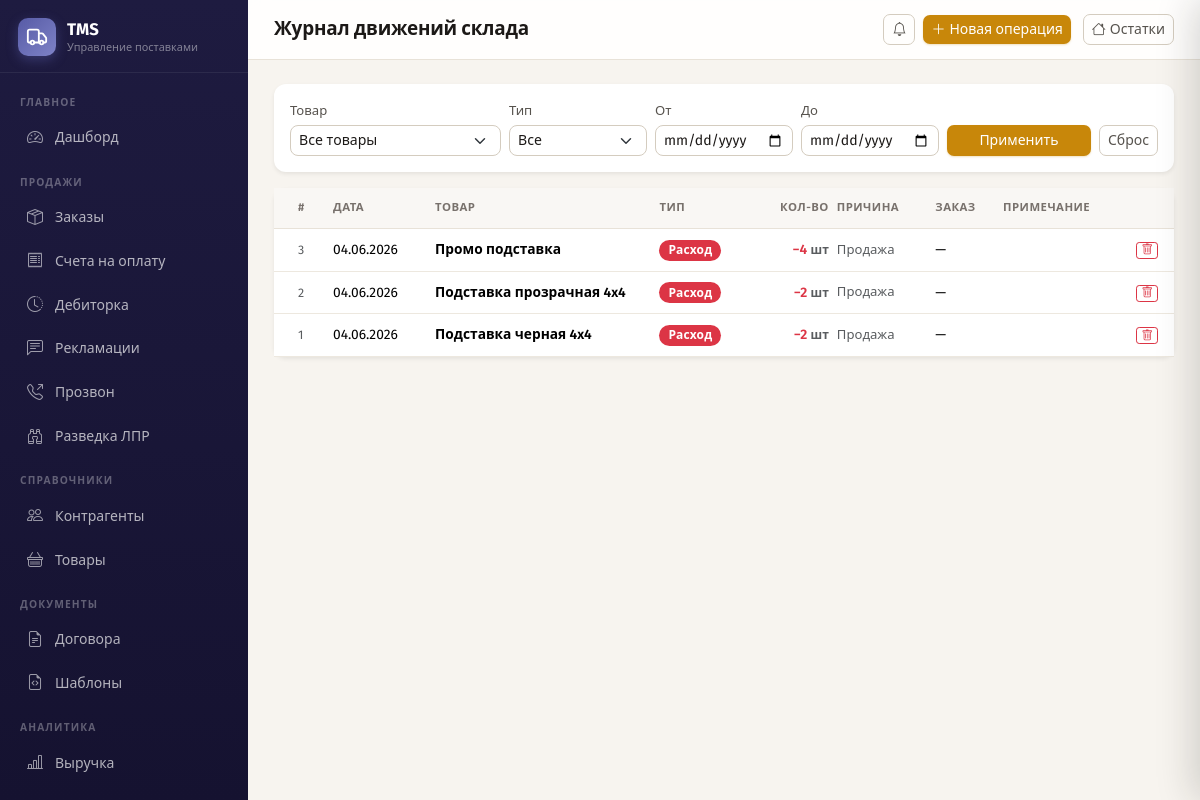
The app's page /warehouse/journal (signed in) with its own data.
### app/models.py (models this page shows)
class StockMovement(Base):
    __tablename__ = "stock_movements"
    id = Column(Integer, primary_key=True)
    product_id = Column(Integer, ForeignKey("products.id"), nullable=False)
    movement_type = Column(String(20), nullable=False)  # in / out / adjustment
    quantity = Column(Float, nullable=False)             # всегда > 0
    date = Column(Date, nullable=False)
    reason = Column(String(200))   # Поставка / Продажа / Списание / Корректировка
    order_id = Column(Integer, ForeignKey("orders.id"))
    notes = Column(Text)
    created_by_id = Column(Integer, ForeignKey("users.id"))
    created_at = Column(DateTime, server_default=func.now())
    product = relationship("Product", back_populates="stock_movements")
    order = relationship("Order")
    created_by = relationship("User")

class Product(Base):
    __tablename__ = "products"
    id = Column(Integer, primary_key=True, index=True)
    name = Column(String(200), nullable=False)
    article = Column(String(50))
    unit = Column(String(20), default="шт")       # единица на складе
    sale_unit = Column(String(20))               # единица в заказах/счетах (если отличается)
    units_per_box = Column(Integer, default=1)   # сколько sale_unit в 1 складской единице
    price = Column(Float, default=0.0)
    vat_rate = Column(Float, default=20.0)
    description = Column(Text)
    is_active = Column(Boolean, default=True)
    created_at = Column(DateTime, server_default=func.now())
    min_stock = Column(Float, default=0.0)
    initial_stock = Column(Float, default=0.0)
    order_items = relationship("OrderItem", back_populates="product")
    stock_movements = relationship("StockMovement", back_populates="product")

### app/routers/warehouse.py (the view)
@router.get("/journal", response_class=HTMLResponse)
@login_required
async def journal(
    request: Request,
    product_id: int = 0,
    mtype: str = "",
    date_from: str = "",
    date_to: str = "",
    db: Session = Depends(get_db),
):
    q = db.query(StockMovement).order_by(StockMovement.date.desc(), StockMovement.id.desc())
    if product_id:
        q = q.filter(StockMovement.product_id == product_id)
    if mtype:
        q = q.filter(StockMovement.movement_type == mtype)
    if date_from:
        try:
            q = q.filter(StockMovement.date >= date.fromisoformat(date_from))
        except ValueError:
            pass
    if date_to:
        try:
            q = q.filter(StockMovement.date <= date.fromisoformat(date_to))
        except ValueError:
            pass
    movements = q.limit(200).all()
    products = db.query(Product).filter(Product.is_active == True).order_by(Product.name).all()
    return templates.TemplateResponse(request, "warehouse/journal.html", {
        "movements": movements,
        "products": products,
        "movement_types": MOVEMENT_TYPES,
        "product_id": product_id,
        "mtype": mtype,
        "date_from": date_from,
        "date_to": date_to,
        "assembly_queue_count": _assembly_queue_count(db),
    })

### app/templates/warehouse/journal.html (shortened to what this page needs)
{% set _role = request.session.get('user_role') %}
{% set _wview = request.session.get("warehouse_view", "mobile") %}
{% set _base = "base_warehouse.html" if (_role == "warehouse" and _wview != "desktop") else "base.html" %}
{% extends _base %}
{% block page_title %}{% if _role == 'warehouse' %}Журнал{% else %}Журнал движений склада{% endif %}{% endblock %}
{% block topbar_actions %}
  {% if _role != 'warehouse' %}
  <a href="/warehouse/new" class="btn btn-sm btn-accent me-1"><i class="bi bi-plus-lg me-1"></i>Новая операция</a>
  <a href="/warehouse/"    class="btn btn-sm btn-outline-secondary"><i class="bi bi-house me-1"></i>Остатки</a>
  {% endif %}
{% endblock %}
{% block content %}
{% if _role == 'warehouse' %}
{# ═══════════════════════════════════════════════════════════════
   МОБИЛЬНЫЙ ЖУРНАЛ
   ═══════════════════════════════════════════════════════════════ #}
<form method="get" action="/warehouse/journal" style="margin-bottom:12px">
  <div class="wm-filter-row">
    <select name="product_id" class="wm-filter-select">
      <option value="">Все товары</option>
      {% for p in products %}
      <option value="{{ p.id }}" {% if p.id == product_id %}selected{% endif %}>{{ p.name }}</option>
      {% endfor %}
    </select>
    <select name="mtype" class="wm-filter-select">
      <option value="">Все типы</option>
      {% for k, v in movement_types.items() %}
      <option value="{{ k }}" {% if k == mtype %}selected{% endif %}>{{ v }}</option>
      {% endfor %}
    </select>
  </div>
  <div class="wm-filter-row">
    <input type="date" name="date_from" class="wm-filter-select" value="{{ date_from }}" placeholder="От">
    <input type="date" name="date_to"   class="wm-filter-select" value="{{ date_to }}"   placeholder="До">
  </div>
  <div class="wm-filter-row">
    <button type="submit" class="wm-filter-btn" style="flex:1"><i class="bi bi-funnel me-1"></i>Применить</button>
    <a href="/warehouse/journal" class="wm-filter-reset"><i class="bi bi-x-lg"></i></a>
  </div>
</form>
{% if movements %}
<div class="wm-card">
  {% for mv in movements %}
  <div class="wm-journal-item">
    <div class="wm-journal-icon {{ mv.movement_type if mv.movement_type in ('in','out') else 'adj' }}">
      {% if mv.movement_type == 'in' %}<i class="bi bi-plus-lg"></i>
      {% elif mv.movement_type == 'out' %}<i class="bi bi-dash-lg"></i>
      {% else %}<i class="bi bi-arrow-left-right"></i>{% endif %}
    </div>
    <div class="wm-journal-body">
      <div class="wm-journal-product">{{ mv.product.name if mv.product else '—' }}</div>
      <div class="wm-journal-meta">
        {{ mv.date | date_fmt }}
        {% if mv.reason %} · {{ mv.reason }}{% endif %}
        {% if mv.order %} · Заказ <strong>{{ mv.order.number }}</strong>{% endif %}
        {% if mv.notes %} · {{ mv.notes }}{% endif %}
      </div>
    </div>
    <div class="wm-journal-qty {{ mv.movement_type if mv.movement_type in ('in','out') else 'adj' }}">
      {% if mv.movement_type == 'in' %}+{% elif mv.movement_type == 'out' %}−{% endif %}{{ mv.quantity | int if mv.quantity == mv.quantity | int else mv.quantity }}
      <div style="font-size:.7rem;font-weight:500;color:var(--wm-muted);text-align:right">{{ mv.product.unit if mv.product else '' }}</div>
    </div>
  </div>
  {% endfor %}
</div>
<div style="text-align:center;font-size:.78rem;color:var(--wm-muted);margin-top:8px">
  Показано {{ movements | length }} записей
</div>
{% else %}
<div class="wm-card">
  <div class="wm-empty">
    <i class="bi bi-journal-x"></i>
    <p>Нет записей по заданным фильтрам</p>
  </div>
</div>
{% endif %}
{% else %}
<div class="card border-0 shadow-sm p-3 mb-3">
  <form method="get" action="/warehouse/journal" class="row g-2 align-items-end">
    <div class="col-md-3">
      <label class="form-label mb-1" style="font-size:.82rem">Товар</label>
      <select name="product_id" class="form-select form-select-sm">
        <option value="">Все товары</option>
      </select>
    </div>
    <div class="col-md-2">
      <label class="form-label mb-1" style="font-size:.82rem">Тип</label>
      <select name="mtype" class="form-select form-select-sm">
        <option value="">Все</option>
      </select>
    </div>
    <div class="col-md-2">
      <label class="form-label mb-1" style="font-size:.82rem">От</label>
      <input type="date" name="date_from" class="form-control form-control-sm" value="{{ date_from }}">
    </div>
    <div class="col-md-2">
      <label class="form-label mb-1" style="font-size:.82rem">До</label>
      <input type="date" name="date_to" class="form-control form-control-sm" value="{{ date_to }}">
    </div>
    <div class="col-md-3 d-flex gap-2">
      <button class="btn btn-sm btn-accent flex-fill">Применить</button>
      <a href="/warehouse/journal" class="btn btn-sm btn-outline-secondary">Сброс</a>
    </div>
  </form>
</div>
<div class="card border-0 shadow-sm">
  <div class="table-responsive">
    <table class="table table-sm tms-table mb-0">
      <thead>
        <tr>
          <th class="ps-4" style="width:55px">#</th>
          <th>Дата</th>
          <th>Товар</th>
          <th>Тип</th>
          <th class="text-end">Кол-во</th>
          <th>Причина</th>
          <th>Заказ</th>
          <th>Примечание</th>
          <th style="width:40px"></th>
        </tr>
      </thead>
      <tbody>
        {% for mv in movements %}
        <tr>
          <td class="ps-4 text-muted" style="font-size:.78rem">{{ mv.id }}</td>
          <td style="white-space:nowrap">{{ mv.date | date_fmt }}</td>
          <td class="fw-semibold" style="max-width:160px; overflow:hidden; text-overflow:ellipsis; white-space:nowrap">
            {{ mv.product.name if mv.product else '—' }}
          </td>
          <td>
            {% if mv.movement_type == 'in' %}
              <span class="badge bg-success" style="font-size:.75rem">Приход</span>
            {% elif mv.movement_type == 'out' %}
              <span class="badge bg-danger" style="font-size:.75rem">Расход</span>
            {% else %}
              <span class="badge bg-secondary" style="font-size:.75rem">Корректировка</span>
            {% endif %}
          </td>
          <td class="text-end fw-semibold">
            {% if mv.movement_type == 'in' %}
              <span class="text-success">+{{ mv.quantity | int if mv.quantity == mv.quantity|int else mv.quantity }}</span>
            {% elif mv.movement_type == 'out' %}
              <span class="text-danger">−{{ mv.quantity | int if mv.quantity == mv.quantity|int else mv.quantity }}</span>
            {% else %}
              <span class="text-muted">{{ mv.quantity }}</span>
            {% endif %}
            <span class="text-muted" style="font-size:.75rem"> {{ mv.product.unit if mv.product else '' }}</span>
          </td>
          <td class="text-muted" style="font-size:.82rem">{{ mv.reason or '—' }}</td>
          <td>
            {% if mv.order %}
            <a href="/orders/{{ mv.order_id }}" class="text-decoration-none" style="font-size:.82rem">{{ mv.order.number }}</a>
            {% else %}—{% endif %}
          </td>
          <td class="text-muted" style="font-size:.78rem; max-width:120px; overflow:hidden; text-overflow:ellipsis; white-space:nowrap">
          </td>
          <td class="pe-3">
            <form method="post" action="/warehouse/journal/{{ mv.id }}/delete"
                  data-confirm="Удалить запись #{{ mv.id }}? Это изменит остаток!">
              <button class="btn btn-xs btn-outline-danger py-0 px-1" style="font-size:.72rem">
                <i class="bi bi-trash"></i>
              </button>
            </form>
          </td>
        </tr>
        {% endfor %}
      </tbody>
    </table>
  </div>
</div>
{% endif %}
{% endblock %}

### app/static/css/app.css (style rules this page uses)
:root { --brand: #575BA6; --brand-600: #4A4E94; --brand-700: #3D4180; --brand-50: #EEEEFF; --brand-100: #DDDDF5; --brand-rgb: 87, 91, 166; --cta: #C8870A; --cta-600: #A86E08; --cta-50: #FEF3DC; --sidebar-bg: #1E1B40; --sidebar-bg-2: #151230; --sidebar-width: 248px; --bg: #F7F4EF; --surface: #FFFFFF; --border: #E8E2D8; --border-strong: #D4CCBF; --text: #1C1917; --text-muted: #78716C; --text-soft: #57534E; --r-sm: 8px; --r: 12px; --r-lg: 16px; --shadow-sm: 0 1px 2px rgba(28,25,23,.06), 0 1px 3px rgba(28,25,23,.04); --shadow: 0 4px 12px rgba(28,25,23,.09); --shadow-lg: 0 12px 32px rgba(28,25,23,.14); --bs-primary: #575BA6; --bs-primary-rgb: 87, 91, 166; --bs-link-color: #575BA6; --bs-link-color-rgb: 87, 91, 166; --bs-link-hover-color: #4A4E94; --bs-border-color: #E8E2D8; --bs-body-color: #57534E; --bs-body-font-family: 'Fira Sans', system-ui, 'Segoe UI', sans-serif; }
* { -webkit-font-smoothing: antialiased; -moz-osx-font-smoothing: grayscale; }
body { font-family: 'Fira Sans', system-ui, 'Segoe UI', sans-serif; background: var(--bg); color: var(--text-soft); font-size: .9rem; line-height: 1.55; }
a { text-decoration: none; }
.card { border: 1px solid var(--border); border-radius: var(--r); box-shadow: var(--shadow-sm); background: var(--surface); }
.tms-table { font-size: .86rem; color: var(--text-soft); }
.tms-table thead th { background: #F9F7F4; font-weight: 600; color: var(--text-muted); text-transform: uppercase; letter-spacing: .04em; font-size: .71rem; border-bottom: 1px solid var(--border); border-top: none; white-space: nowrap; padding-top: 11px; padding-bottom: 11px; }
.tms-table tbody td { border-bottom: 1px solid #EDE8DF; vertical-align: middle; padding-top: 10px; padding-bottom: 10px; }
.tms-table tbody tr { transition: background .12s ease; }
.badge { font-weight: 600; font-size: .72rem; padding: .38em .75em; border-radius: 999px; letter-spacing: .01em; }
.btn { font-weight: 500; border-radius: var(--r-sm); transition: background .18s ease, box-shadow .18s ease, color .18s ease; cursor: pointer; }
.btn-sm { border-radius: 7px; }
.btn-accent, .btn-accent:focus { background: var(--cta); color: #fff; border: none; box-shadow: 0 1px 2px rgba(200,135,10,.25); }
.btn-xs { padding: .1rem .35rem; font-size: .72rem; line-height: 1.3; border-radius: .2rem; }
.btn-outline-secondary { color: var(--text-soft); border-color: var(--border-strong); }
.form-label { font-weight: 500; font-size: .84rem; color: var(--text-soft); margin-bottom: 4px; }
.form-control, .form-select { border-color: var(--border-strong); border-radius: var(--r-sm); font-size: .88rem; color: var(--text); background-color: var(--surface); }
.form-control::placeholder { color: #A8A29E; }

### records on screen
StockMovement: id "3", date "04.06.2026", product "Промо подставка", movement_type "Расход", quantity "4", product "шт", reason "Продажа"
StockMovement: id "2", date "04.06.2026", product "Подставка прозрачная 4x4", movement_type "Расход", quantity "2", product "шт", reason "Продажа"
StockMovement: id "1", date "04.06.2026", product "Подставка черная 4x4", movement_type "Расход", quantity "2", product "шт", reason "Продажа"
